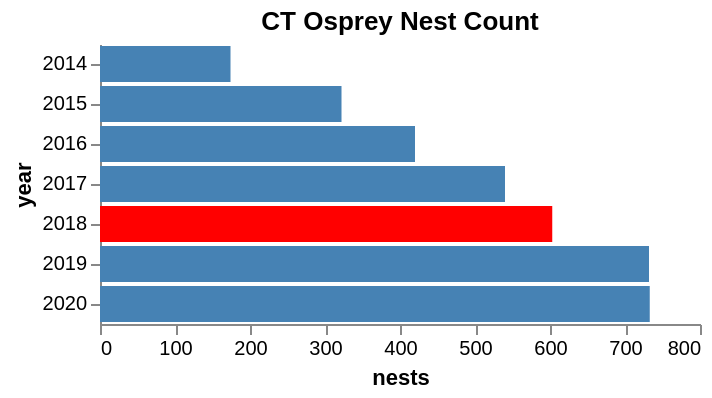

Write the Vega-Lite specification saved for this chart.
### Vega-Lite specification from a JSON file in a GitHub repository (floating-point values rounded to 4 significant figures)
{"$schema": "https://vega.github.io/schema/vega-lite/v5.json", "description": "Connecticut Osprey Population", "title": "CT Osprey Nest Count", "data": {"values": [{"year": "2014", "nests": 174}, {"year": "2015", "nests": 322}, {"year": "2016", "nests": 420}, {"year": "2017", "nests": 540}, {"year": "2018", "nests": 603}, {"year": "2019", "nests": 732}, {"year": "2020", "nests": 733}]}, "mark": "bar", "params": [{"name": "highlight", "select": {"type": "point", "fields": ["year"]}, "value": "2018"}], "encoding": {"y": {"field": "year", "type": "nominal", "axis": {"labelAngle": 0}}, "x": {"field": "nests", "type": "quantitative", "axis": {"grid": false}}, "color": {"condition": {"param": "highlight", "value": "red"}, "value": "steelblue"}}, "config": {"view": {"stroke": "transparent"}}}
